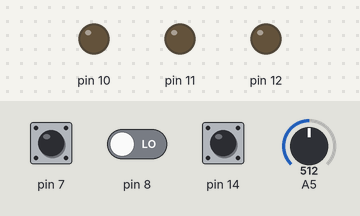
This sketch was run on a simulated Arduino Uno, built with avr-gcc and run on an emulated ATmega328P. On the bench: output pins drawn as LEDs (lit = HIGH). Dashed ring = blinking. Inputs (shaded band) come from the test bench; at power-on: pin 7 HIGH, A5 = 512, pin 14 HIGH, pin 8 LOW. What the sketch prints to the serial monitor is not drawn.

Above: at 1.2 s.
1.3 s: pin 7 pulled LOW for 0.15 s
At 1.47 s:
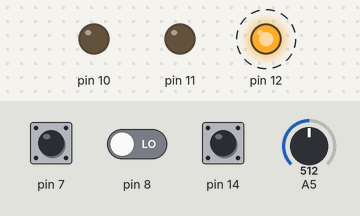
4.4 s: A5 set to 122
At 5.8 s:
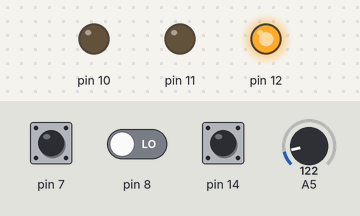
6.3 s: pin 14 pulled LOW for 1 s
At 6.8 s:
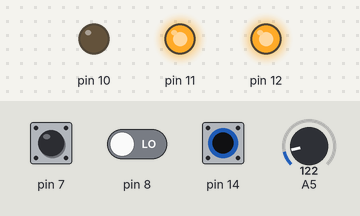
Timing chart, 0 to 15.3 s (numbered marks = the images above; inputs shaded):
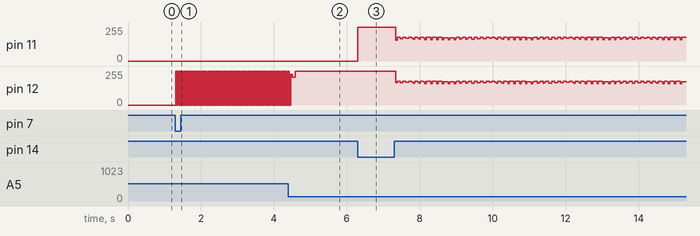

Measured:
- after the input at 1.3 s, pin 12: alternates 255/255 for 0.01 s and 0/255 for 0.01 s, starting at once

The sketch:

SCR_prototipo_skeleton.ino
```cpp
#include <stdio.h>
#include <stdlib.h>
#include <stdbool.h>
#include <avr/interrupt.h>
#include <avr/io.h>

volatile int  Rglob=0;
volatile int  Sglob=0;
volatile int  Tglob=0;
volatile int cutoff = 0;
volatile int angulo = 0;

void setup(){

  Serial.begin(115200);

	DDRB  = 0x00; //R INPUT PINB5 DIGITAL PIN 13 / VERDE
	DDRB  |= (1 << PORTB2) | (1 << PORTB3) | (1 << PORTB4);
	PORTB |= (1 << PORTB5);

	DDRC = 0x00; //S INPUT PINC0 ANALOG INPUT 0 / VERMELHO
	PORTC |= (1 << PORTC0);

	DDRD = 0x00; //T INPUT PIND7 DIGITAL PIN 7 / AMARELO
	PORTD |= (1 << PORTD7);

  //OUTROS PINOS COMO OUTPUT

  //interr de pino
	EICRA = 0x05;
	PCICR |= (1 << PCIE2) | (1 << PCIE1) | (1 << PCIE0);
	PCMSK2 |= (1 << PCINT23);
	PCMSK1 |= (1 << PCINT8);
	PCMSK0 |= (1 << PCINT0);

 /*
	3 timers ajustados  pra contar até 1024 cada um
	em cada interr. Em cada interr, o valor é comparado a leitura do ADC
	lógica de calculo dos timers:
	em 0.02 segundos (1/50) ele precisa contar até 1024.
	portanto cada tick vai durar 0,000019531
	o que implica em f = 51200Hz.

 */

// interr timer 0 FASE R

	TCCR0A = 0;
	TCCR0B = 0;
	TCNT0 = 0;

	OCR0A = 38;// 51282.05128205128 Hz (16000000/((38+1)*8))
	TCCR0A |= (1 << WGM01);// CTC
	TIMSK0 |= (1 << OCIE0A);// Output Compare Match A Interrupt Enable

// interr timer 1 FASE S

	TCCR1A = 0;
	TCCR1B = 0;
	TCNT1 = 0;

	OCR1A = 311;// 51282.05128205128 Hz (16000000/((311+1)*1))
	TCCR1B |= (1 << WGM12);// CTC
	TIMSK1 |= (1 << OCIE1A);// Output Compare Match A Interrupt Enable

// interr timer 2 FASE T

	TCCR2A = 0;
	TCCR2B = 0;
	TCNT2 = 0;
	OCR2A = 38;// 51282.05128205128 Hz (16000000/((38+1)*8))
	TCCR2A |= (1 << WGM21);// CTC
	TIMSK2 |= (1 << OCIE2A);// Output Compare Match A Interrupt Enable

  sei();
}

void loop(){

	cutoff = analogRead(A5);
	angulo = cutoff * 0.1578125;


  /*
		esse trecho vai ser comentado fora com o gerador de sinais pq tipo ele vai
		chavear o opto a cada 1024 ticks ou menos

   */

	if (Rglob >= 1000){
		Rglob = 0;
		PORTB = (0 << PB2);
	}

	if (Sglob >= 1000){
		Sglob = 0;
		PORTB = (0 << PB3);
	}

	if (Tglob >= 1000){
		Tglob = 0;
		PORTB = (0 << PB4);
	}

	/*if (Rtrig || Strig || Ttrig)
	{
		Serial.println ("------------------------ OPTO TRIG -------------------------")
	}*/

	Serial.println("");
	Serial.print("ADC = ");
	Serial.print(cutoff);

	Serial.print("\t CORTE = ");
	Serial.print(angulo);
	Serial.print("\t R = ");
	Serial.print(Rglob);
	Serial.print("\t S = ");
	Serial.print(Sglob);
	Serial.print("\t T = ");
	Serial.print(Tglob);

  // compara o angulo atual com o angulo de corte e dispara o MOC

	if (Rglob >= cutoff){
		PORTB |= (1 << PB2);
	}

	if (Sglob >= cutoff) {
		PORTB |= (1 << PB3);
	}

	if (Tglob >= cutoff) {
		PORTB |= (1 << PB4);
	}


}


// IRQs do tipo PCINT representam as interrupções do optoacoplador.
// inclusive precisa resetar o timer e disparar da primeira vez

ISR(PCINT0_vect){ //INTERR fase R.

	TCNT0 = 0x00;
	TCCR0B |= (1 << CS01);// Prescaler 8
	PORTB = (0 << PB2);
	Rglob = 0;
}

ISR(PCINT1_vect){ //INTERR fase S

	TCCR1B |= (1 << CS10);// Prescaler 1
	TCNT1 = 0x00;
	Sglob = 0;
	PORTB = (0 << PB3);
}

ISR(PCINT2_vect){ //INTERR fase T. A parte de desativar o sinal do moc talvez precise ficar inclusa

	TCCR2B |= (1 << CS21);// Prescaler 8
	TCNT2 = 0x00;
	Tglob = 0;
	PORTB = (0 << PB4);
}

ISR(TIMER0_COMPA_vect){
	Rglob++;

}

ISR(TIMER1_COMPA_vect){
 	Sglob++;

}

ISR(TIMER2_COMPA_vect){
	Tglob++;

}
```
